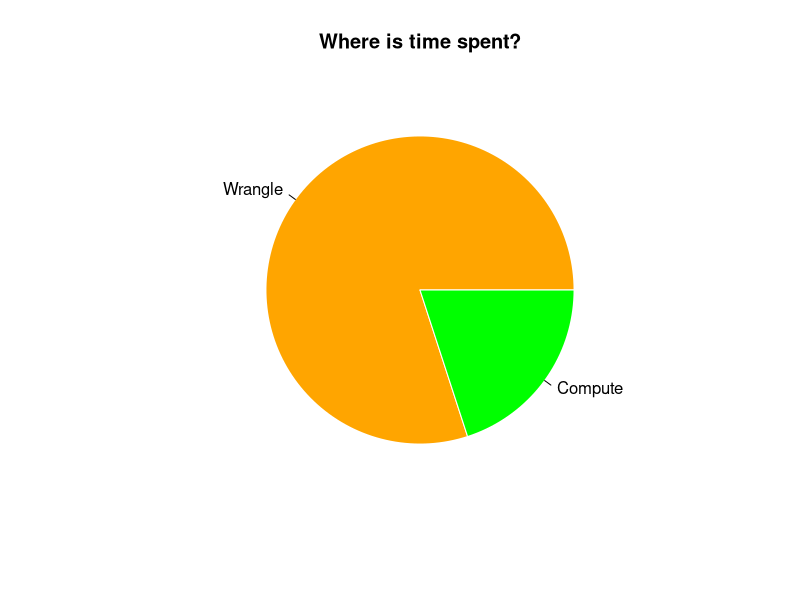

Write the R code that produced this figure.
## ---- chunk 1
knitr::opts_chunk$set(echo = FALSE)
## ---- chunk 2
data <- read.delim2(file = file.path("..", "data","markers_wide.tsv")) 
knitr::kable(data[, 1:3], align = "lll")
## ---- chunk 3
data <- read.delim2(file = file.path("..", "data","markers_long.tsv")) 
knitr::kable(data[1:6,], align = "lll")
## ---- chunk 4
data <- read.delim2(file = file.path("..", "data","markers_mean.tsv")) 
knitr::kable(data[1:2,], align = "lll")
## ---- chunk 5

pie(c(80,20), labels=c("Wrangle", "Compute"), main="Where is time spent?", col=c("orange","green"), border="white", clockwise=FALSE)

